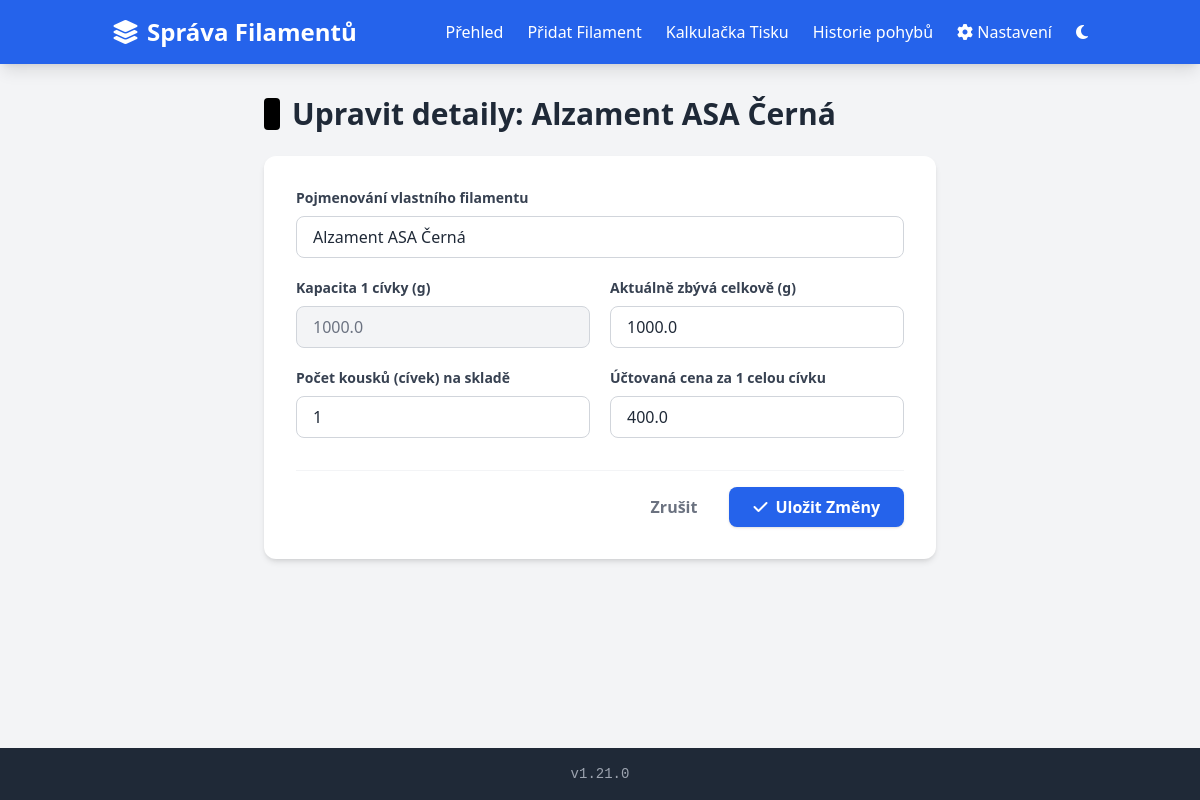
Before: /edit/6 with the older database file.
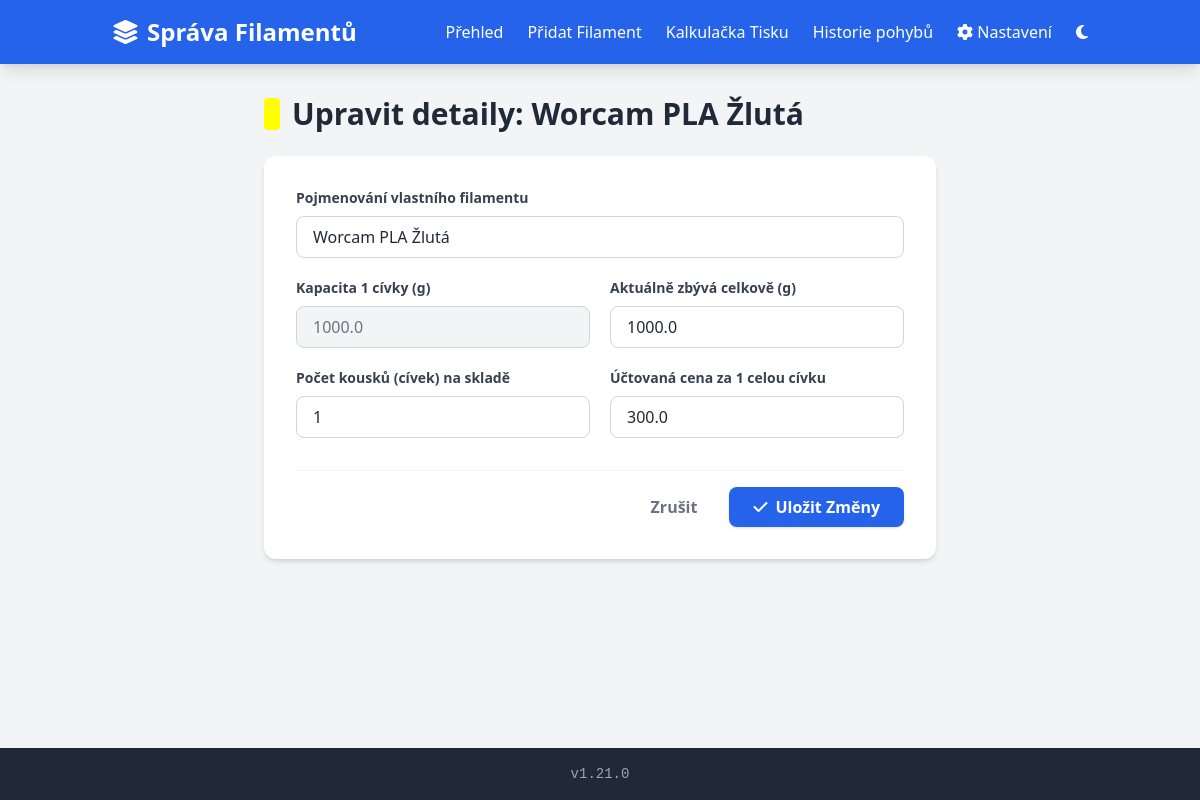
After: the same page with the newer database file.
### models.py (models this page shows)
class Color(db.Model):
    id = db.Column(db.Integer, primary_key=True)
    name = db.Column(db.String(100), unique=True, nullable=False)
    hex_value = db.Column(db.String(20), nullable=True)

class Filament(db.Model):
    id = db.Column(db.Integer, primary_key=True)
    name = db.Column(db.String(200), nullable=False)
    brand_id = db.Column(db.Integer, db.ForeignKey('brand.id'), nullable=False)
    color_id = db.Column(db.Integer, db.ForeignKey('color.id'), nullable=False)
    material_id = db.Column(db.Integer, db.ForeignKey('material.id'), nullable=False)
    weight_total = db.Column(db.Float, nullable=False)
    weight_remaining = db.Column(db.Float, nullable=False)
    price = db.Column(db.Float, nullable=False)
    quantity = db.Column(db.Integer, nullable=False, default=1)
    brand = db.relationship('Brand', backref=db.backref('filaments', lazy=True))
    color = db.relationship('Color', backref=db.backref('filaments', lazy=True))
    material = db.relationship('Material', backref=db.backref('filaments', lazy=True))

### routes/inventory.py (the view, shortened to what this page needs)
    @app.route('/edit/<int:id>', methods=['GET', 'POST'])
    def edit(id):
        filament = db.get_or_404(Filament, id)
        return render_template('edit.html', filament=filament)

### utils.py (called while the page is built)
def get_settings():
    return AppSetting.query.first()

### templates/edit.html
{% extends "base.html" %}
{% block content %}
<div class="max-w-2xl mx-auto">
    <div class="flex items-center gap-3 mb-6">
        <div class="w-4 h-8 rounded" style="background-color: {{ filament.color.hex_value }};"></div>
        <h1 class="text-3xl font-bold text-gray-800">{{ t('edit_title') }}: {{ filament.name }}</h1>
    </div>
    <form method="POST" class="bg-white rounded-xl shadow-md p-6 lg:p-8">
        <div class="mb-5">
            <label class="block text-gray-700 text-sm font-semibold mb-2">{{ t('custom_name') }}</label>
            <input type="text" name="name" value="{{ filament.name }}" class="w-full border border-gray-300 rounded-lg px-4 py-2 focus:outline-none focus:ring-2 focus:ring-blue-500" required>
        </div>
        <div class="grid grid-cols-1 md:grid-cols-2 gap-5 mb-5">
            <div>
                <label class="block text-gray-700 text-sm font-semibold mb-2">{{ t('weight_total') }}</label>
                <input type="number" value="{{ filament.weight_total }}" class="w-full border border-gray-300 rounded-lg px-4 py-2 bg-gray-100 text-gray-500 cursor-not-allowed" readonly>
            </div>
            <div>
                <label class="block text-gray-700 text-sm font-semibold mb-2">{{ t('weight_remaining_add') }}</label>
                <input type="number" name="weight_remaining" value="{{ filament.weight_remaining }}" min="0" step="0.1" class="w-full border border-gray-300 rounded-lg px-4 py-2 focus:outline-none focus:ring-2 focus:ring-blue-500" required>
            </div>
        </div>
        <div class="grid grid-cols-1 md:grid-cols-2 gap-5 mb-8">
            <div>
                <label class="block text-gray-700 text-sm font-semibold mb-2">{{ t('quantity') }}</label>
                <input type="number" name="quantity" value="{{ filament.quantity }}" min="1" class="w-full border border-gray-300 rounded-lg px-4 py-2 focus:outline-none focus:ring-2 focus:ring-blue-500" required>
            </div>
            <div>
                <label class="block text-gray-700 text-sm font-semibold mb-2">{{ t('price') }}</label>
                <input type="number" name="price" value="{{ filament.price }}" step="0.1" min="0" class="w-full border border-gray-300 rounded-lg px-4 py-2 focus:outline-none focus:ring-2 focus:ring-blue-500" required>
            </div>
        </div>
        <div class="flex justify-end pt-4 border-t border-gray-100">
            <a href="{{ url_for('index') }}" class="text-gray-500 font-semibold py-2 px-6 rounded-lg mr-2 hover:bg-gray-100 transition-colors">{{ t('cancel') }}</a>
            <button type="submit" class="bg-blue-600 hover:bg-blue-700 text-white font-bold py-2 px-6 rounded-lg shadow transition-colors flex items-center gap-2">
                <i class="fa-solid fa-check"></i> {{ t('save_changes') }}
            </button>
        </div>
    </form>
</div>
{% endblock %}

Changed rows visible on the page:
changed Filament: name "Alzament ASA Černá" → "Worcam PLA Žlutá"; price "400.0" → "300.0"
